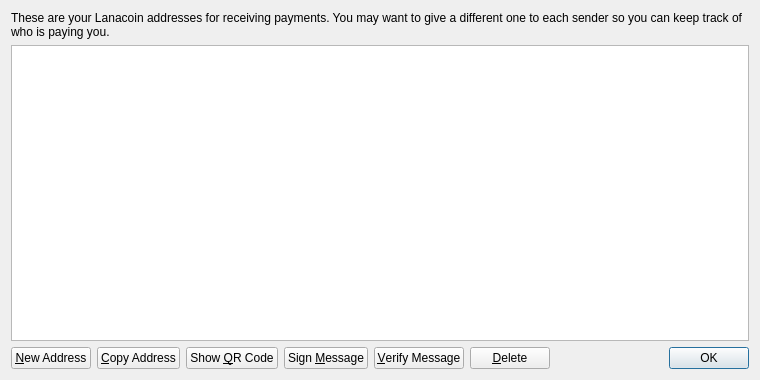
<?xml version="1.0" encoding="UTF-8"?>
<ui version="4.0">
 <class>AddressBookPage</class>
 <widget class="QWidget" name="AddressBookPage">
  <property name="geometry">
   <rect>
    <x>0</x>
    <y>0</y>
    <width>760</width>
    <height>380</height>
   </rect>
  </property>
  <property name="windowTitle">
   <string>Address Book</string>
  </property>
  <layout class="QVBoxLayout" name="verticalLayout">
   <item>
    <widget class="QLabel" name="labelExplanation">
     <property name="text">
      <string>These are your Lanacoin addresses for receiving payments. You may want to give a different one to each sender so you can keep track of who is paying you.</string>
     </property>
     <property name="textFormat">
      <enum>Qt::PlainText</enum>
     </property>
     <property name="wordWrap">
      <bool>true</bool>
     </property>
    </widget>
   </item>
   <item>
    <widget class="QTableView" name="tableView">
     <property name="contextMenuPolicy">
      <enum>Qt::CustomContextMenu</enum>
     </property>
     <property name="toolTip">
      <string>Double-click to edit address or label</string>
     </property>
     <property name="tabKeyNavigation">
      <bool>false</bool>
     </property>
     <property name="selectionMode">
      <enum>QAbstractItemView::SingleSelection</enum>
     </property>
     <property name="selectionBehavior">
      <enum>QAbstractItemView::SelectRows</enum>
     </property>
     <property name="sortingEnabled">
      <bool>true</bool>
     </property>
     <attribute name="verticalHeaderVisible">
      <bool>false</bool>
     </attribute>
    </widget>
   </item>
   <item>
    <layout class="QHBoxLayout" name="horizontalLayout">
     <item>
      <widget class="QPushButton" name="newAddressButton">
       <property name="toolTip">
        <string>Create a new address</string>
       </property>
       <property name="text">
        <string>&amp;New Address</string>
       </property>
      </widget>
     </item>
     <item>
      <widget class="QPushButton" name="copyToClipboard">
       <property name="toolTip">
        <string>Copy the currently selected address to the system clipboard</string>
       </property>
       <property name="text">
        <string>&amp;Copy Address</string>
       </property>
      </widget>
     </item>
     <item>
      <widget class="QPushButton" name="showQRCode">
       <property name="text">
        <string>Show &amp;QR Code</string>
       </property>
      </widget>
     </item>
     <item>
      <widget class="QPushButton" name="signMessage">
       <property name="toolTip">
        <string>Sign a message to prove you own a Lanacoin address</string>
       </property>
       <property name="text">
        <string>Sign &amp;Message</string>
       </property>
      </widget>
     </item>
     <item>
      <widget class="QPushButton" name="verifyMessage">
       <property name="toolTip">
        <string>Verify a message to ensure it was signed with a specified Lanacoin address</string>
       </property>
       <property name="text">
        <string>&amp;Verify Message</string>
       </property>
      </widget>
     </item>
     <item>
      <widget class="QPushButton" name="deleteButton">
       <property name="toolTip">
        <string>Delete the currently selected address from the list</string>
       </property>
       <property name="text">
        <string>&amp;Delete</string>
       </property>
      </widget>
     </item>
     <item>
      <spacer name="horizontalSpacer">
       <property name="orientation">
        <enum>Qt::Horizontal</enum>
       </property>
       <property name="sizeHint" stdset="0">
        <size>
         <width>40</width>
         <height>20</height>
        </size>
       </property>
      </spacer>
     </item>
     <item>
      <widget class="QDialogButtonBox" name="buttonBox">
       <property name="sizePolicy">
        <sizepolicy hsizetype="Maximum" vsizetype="Fixed">
         <horstretch>0</horstretch>
         <verstretch>0</verstretch>
        </sizepolicy>
       </property>
       <property name="standardButtons">
        <set>QDialogButtonBox::Ok</set>
       </property>
      </widget>
     </item>
    </layout>
   </item>
  </layout>
 </widget>
 <resources>
  <include location="../bitcoin.qrc"/>
 </resources>
 <connections/>
</ui>
